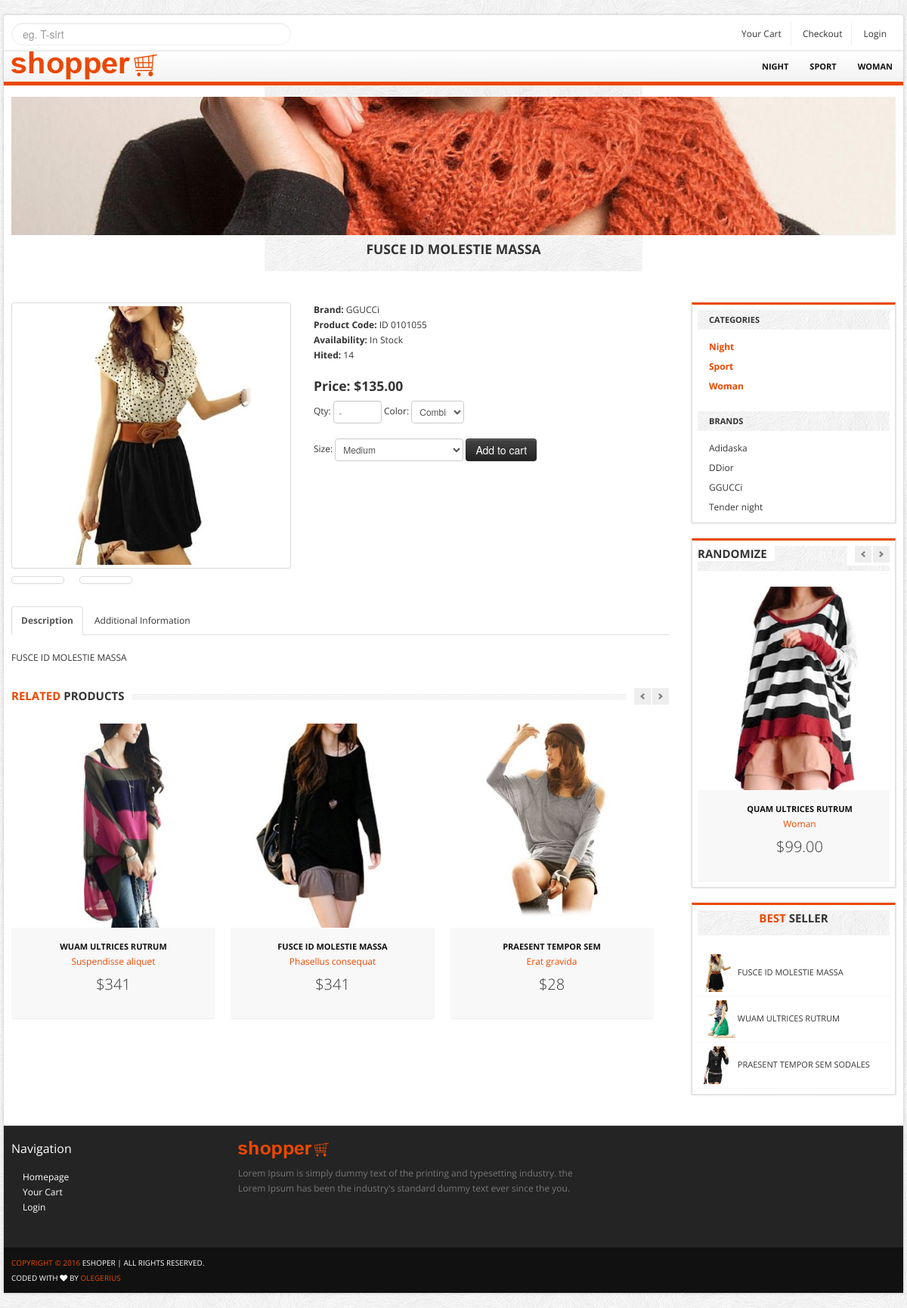
The page /products/1/ on the database its author committed.
### products/models.py (models this page shows, shortened)
class CatalogCategory(models.Model):
    catalog = models.ForeignKey('Catalog', related_name='categories')
    parent = models.ForeignKey('self', blank=True, null=True, related_name='children')
    name = models.CharField(max_length=255)
    slug = models.SlugField(max_length=150)
    description = models.TextField(blank=True)
    class Meta:
        ordering = ('name',)
        verbose_name = 'category'
        verbose_name_plural = 'categories'
    def __str__(self):
        return self.name
    def get_absolute_url(self):
        return reverse('shop:product_list_by_category', args=[self.slug])

class Product(models.Model):
    category = models.ForeignKey('CatalogCategory', related_name='products')
    brand = models.ForeignKey('ProductBrand', related_name='brands')
    name = models.CharField(max_length=255, db_index=True)
    slug = models.SlugField(max_length=255, db_index=True)
    description = models.TextField()
    photo1 = models.ImageField(upload_to='product_photo', blank=True)
    photo2 = models.ImageField(upload_to='product_photo', blank=True)
    manufacturer = models.CharField(max_length=255, blank=True)
    code = models.CharField(max_length=12, blank=True)
    sale_price = models.DecimalField(max_digits=6, decimal_places=2)
    price = models.DecimalField(max_digits=6, decimal_places=2)
    active = models.BooleanField(default=True)
    new = models.BooleanField(default=True)
    best_seller = models.BooleanField(default=True)
    objects = ProductManager()
    def get_absolute_url(self):
        return reverse("shop:product_detail", kwargs={"pk": self.pk})

class ProductBrand(models.Model):
    brand = models.CharField(max_length=100)
    slug = models.SlugField(max_length=100)
    class Meta:
        ordering = ('brand',)
        verbose_name = 'brand'
        verbose_name_plural = 'brands'
    def __str__(self):
        return self.brand
    def get_absolute_url(self):
        return reverse('shop:product_list_by_brand', args=[self.slug])

### analytics/models.py (models this page shows, shortened)
class ClickEvent(models.Model):
    product_hit = models.OneToOneField(Product)
    count = models.IntegerField(default=0)
    updated = models.DateTimeField(auto_now=True)
    timestamp = models.DateTimeField(auto_now_add=True)
    objects = ClickEventManager()

### products/views.py (the view)
# urls.py: url(r'^(?P<pk>\d+)/$', ProductDetailView.as_view(), name='product_detail'),
class ProductDetailView(DetailView):
    model = Product
    template_name = 'products/product_detail.html'
    def get_context_data(self, pk=None, **kwargs):
        context = super(ProductDetailView, self).get_context_data(**kwargs)
        instance = self.get_object()
        context["cart_product_form"] = CartAddProductForm
        context["title"] = instance.name
        context['randomone'] = sorted(Product.objects.all(), key=lambda x: random.random())[1]
        context['randomtwo'] = sorted(Product.objects.all(), key=lambda x: random.random())[1]
        context['best_seler'] = Product.objects.filter(best_seller=True)[:3]
        context['categories'] = CatalogCategory.objects.all()
        context['brands'] = ProductBrand.objects.all()
        return context

### cart/context_processors.py (called while the page is built)
def cart(request):
    return {'cart': Cart(request) }

### products/models.py (called while the page is built)
    def all(self, *args, **kwargs):
        qs_main = super(ProductManager, self).all(*args, **kwargs)
        qs = qs_main.filter(active=True)
        return qs

### products/templates/products/product_detail.html (shortened to what this page needs)
{% extends "base.html" %}
{% load staticfiles %}
{% block container %}
    <section class="main-content">
				<div class="row">
					<div class="span9">
						<div class="row">
							<div class="span4">
								<a href="{{ object.photo1.url }}" class="thumbnail" data-fancybox-group="group1" title="{{ object.name }}"><img alt="" src="{{ object.photo1.url }}"></a>
								<ul class="thumbnails small">
                                    {% for product in object.images.all %}
                                        <li class="span1">
                                            <a href="{{ product.image.url }}" class="thumbnail" data-fancybox-group="group1" title="{{ product.name }}"><img src="{{ product.image.url }}" alt=""></a>
                                        </li>
                                    {% endfor %}
								</ul>
							</div>
							<div class="span5">
								<address>
									<strong>Brand:</strong> <span>{{ object.brand }}</span><br>
									<strong>Product Code:</strong> <span>{{ object.code }}</span><br>
                                    {% if object.active %}
                                        <strong>Availability:</strong> <span>In Stock</span><br>
                                    {% else %}
                                        <strong>Availability:</strong> <span>Out Of Stock</span><br>
                                    {% endif %}
                                {% if object.clickevent.count %}
                                    <p><strong>Hited: </strong><span>{{ object.clickevent.count }}</span></p>
                                {% endif %}
								</address>
								<h4><strong>Price: ${{ object.price }}</strong></h4>
							</div>
							<div class="span5">
								<form class="form-inline" method="post" action="{% url "cart:cart_add" object.id %}">
									<label>Qty:</label>
									<input type="number" class="span1" placeholder="-" name="quantity">
                                    {% if object.colors.count > 0 %}
                                    <label for="id_product_color">Color:</label>
                                        <select name="product_color" id="id_product_color" class="span1">
                                            {% for product in object.colors.all %}
                                                <option value="{{ product.color }}">{{ product.color }}</option>
                                            {% endfor %}
                                    {% else %}
                                        <input type="hidden" name='product_color' value='-' />
                                    {% endif %}
                                    </select>
                                    <br><br>
                                    {% if object.sizes.count > 0 %}
                                    <label for="id_product_size">Size:</label>
                                    <select name="product_size" id="id_product_size" class="span2">
                                        {% for product in object.sizes.all %}
                                            <option value="{{ product.size }}">{{ product.size }}</option>
                                        {% endfor %}
                                    {% else %}
                                       <input type="hidden" name='product_size' value='-' />
                                    {% endif %}
                                    </select>
									<button class="btn btn-inverse" type="submit">Add to cart</button>
								</form>
							</div>
						</div>
						<div class="row">
							<div class="span9">
								<ul class="nav nav-tabs" id="myTab">
									<li class="active"><a href="#home">Description</a></li>
									<li class=""><a href="#profile">Additional Information</a></li>
								</ul>
								<div class="tab-content">
									<div class="tab-pane active" id="home">{{ object.description }}</div>
								</div>
							</div>
							{% include "products/related_products.html" %}
						</div>
					</div>
					{% include "products/right_bar.html" %}
				</div>
			</section>
{% endblock %}

### templates/base.html (shortened to what this page needs)
{% load staticfiles %}
<!DOCTYPE html>
<html lang="en">
	<head>
		<link href="{% static 'css/bootstrap.min.css' %}" rel="stylesheet">
		<link href="{% static 'css/bootstrap-responsive.min.css' %}" rel="stylesheet">
		<link href="{% static 'css/bootstrappage.css' %}" rel="stylesheet"/>
		<link href="{% static 'css/font-awesome.css' %}" rel="stylesheet"/>
		<link href="{% static 'css/flexslider.css' %}" rel="stylesheet"/>
		<link href="{% static 'css/main.css' %}" rel="stylesheet"/>
        <link href="{% static 'css/jquery.fancybox.css' %}" rel="stylesheet"/>
	</head>
    <body>
		<div id="top-bar" class="container">
			<div class="row">
				<div class="span4">
					<form method="POST" class="search_form">
						<input type="text" class="input-block-level search-query" Placeholder="eg. T-sirt">
					</form>
				</div>
				<div class="span8">
					<div class="account pull-right">
						<ul class="user-menu">
							<li><a href="{% url 'cart:cart_detail' %}">Your Cart</a></li>
							<li><a href="{% url "orders:order_create" %}">Checkout</a></li>
							<li><a href="{% url 'auth_login' %}">Login</a></li>
						</ul>
					</div>
				</div>
			</div>
		</div>
		<div id="wrapper" class="container">
			<section class="navbar main-menu">
				<div class="navbar-inner main-menu">
					<a href="{% url 'shop:products' %}" class="logo pull-left"><img src="{% static 'images/logo.png' %}" class="site_logo" alt=""></a>
					<nav id="menu" class="pull-right">
						<ul>
                            {% for category in categories %}
                                <li><a href="{{ category.get_absolute_url }}">{{ category.name }}</a>
                            {% endfor %}
						</ul>
					</nav>
				</div>
			</section>
			<section class="header_text sub">
			<img class="pageBanner" src="{% static 'images/pageBanner.png' %}" alt="New products" >
				<h4><span>{{ title }}</span></h4>
			</section>
            {% block container %}
            {% endblock %}
			<section id="footer-bar">
				<div class="row">
					<div class="span3">
						<h4>Navigation</h4>
						<ul class="nav">
							<li><a href="{% url 'shop:products' %}">Homepage</a></li>
							<li><a href="{% url 'cart:cart_detail' %}">Your Cart</a></li>
							<li><a href="{% url 'auth_login' %}">Login</a></li>
						</ul>
					</div>
					<div class="span5">
						<p class="logo"><img src="{% static 'images/logo.png' %}" class="site_logo" alt=""></p>
						<p>Lorem Ipsum is simply dummy text of the printing and typesetting industry. the  Lorem Ipsum has been the industry's standard dummy text ever since the you.</p>
						<br/>
						<span class="social_icons">
							<a class="facebook" href="#">Facebook</a>
							<a class="twitter" href="#">Twitter</a>
							<a class="skype" href="#">Skype</a>
							<a class="vimeo" href="#">Vimeo</a>
						</span>
					</div>
				</div>
			</section>
			<section id="copyright">
                               <span><a href="">Copyright © 2016</a> eShoper | All rights reserved.</span> <br>Coded with <i class="fa fa-heart"></i> by <a href="http://odyn.freeoda.com" target="_blank">Olegerius</a>
			</section>
		</div>
    </body>
</html>

### products/templates/products/right_bar.html (shortened to what this page needs)
<div class="span3 col">
						<div class="block">
							<ul class="nav nav-list">
								<li class="nav-header">CATEGORIES</li>
                                {% for category in categories %}
                                    <li class="active"><a href="{{ category.get_absolute_url }}">{{ category.name }}</a></li>
                                {% endfor %}
							</ul>
							<br/>
							<ul class="nav nav-list below">
								<li class="nav-header">BRANDS</li>
                                {% for product in brands %}
                                    <li><a href="{{ product.get_absolute_url }}">{{ product.brand }}</a></li>
                                {% endfor %}
							</ul>
						</div>
						<div class="block">
							<h4 class="title">
								<span class="pull-left"><span class="text">Randomize</span></span>
								<span class="pull-right">
									<a class="left button" href="#myCarousel" data-slide="prev"></a><a class="right button" href="#myCarousel" data-slide="next"></a>
								</span>
							</h4>
							<div id="myCarousel" class="carousel slide">
								<div class="carousel-inner">
									<div class="active item">
										<ul class="thumbnails listing-products">
											<li class="span3">
												<div class="product-box">
													<span class="sale_tag"></span>
													<img alt="" src="{{ randomone.photo1.url }}"><br/>
													<a href="product_detail.html" class="title">{{ randomone.name }}</a><br/>
													<a href="#" class="category">{{ randomone.category }}</a>
													<p class="price">${{ randomone.price }}</p>
												</div>
											</li>
										</ul>
									</div>
								</div>
							</div>
						</div>
						<div class="block">
							<h4 class="title"><strong>Best</strong> Seller</h4>
							<ul class="small-product">
                                {% for product in best_seler %}
                                    <li>
									<a href="{{ product.get_absolute_url }}" title="Praesent tempor sem sodales">
										<img src="{{ product.photo1.url }}" alt="Praesent tempor sem sodales">
									</a>
									<a href="{{ product.get_absolute_url }}">{{ product.name }}</a>
								</li>
                                {% endfor %}
							</ul>
						</div>
					</div>

### rows shown on the page
CatalogCategory: name "NIGHT", name "Night"
CatalogCategory: name "SPORT", name "Sport"
CatalogCategory: name "WOMAN", name "Woman"
Product: name "FUSCE ID MOLESTIE MASSA", photo1 (picture), brand "GGUCCi", code "ID 0101055", clickevent.count "14", price "135.00", description "FUSCE ID MOLESTIE MASSA"
ProductBrand: brand "Adidaska"
ProductBrand: brand "DDior"
ProductBrand: brand "GGUCCi"
ProductBrand: brand "Tender night"
Product: photo1 (picture), name "QUAM ULTRICES RUTRUM", category "Woman", price "99.00"
Product: photo1 (picture), name "WUAM ULTRICES RUTRUM"
Product: photo1 (picture), name "PRAESENT TEMPOR SEM SODALES"

### other values the page prints
form field product_color "Combinated Brown"
form field product_size "Medium"
